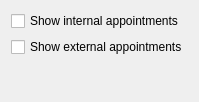
<ui version="4.0" >
 <class>KPlato::ResourceAppointmentsDisplayOptions</class>
 <widget class="QWidget" name="KPlato::ResourceAppointmentsDisplayOptions" >
  <property name="geometry" >
   <rect>
    <x>0</x>
    <y>0</y>
    <width>198</width>
    <height>102</height>
   </rect>
  </property>
  <layout class="QVBoxLayout" name="verticalLayout" >
   <item>
    <widget class="QCheckBox" name="ui_internalAppointments" >
     <property name="text" >
      <string>Show internal appointments</string>
     </property>
    </widget>
   </item>
   <item>
    <widget class="QCheckBox" name="ui_externalAppointments" >
     <property name="text" >
      <string>Show external appointments</string>
     </property>
    </widget>
   </item>
   <item>
    <spacer name="verticalSpacer" >
     <property name="orientation" >
      <enum>Qt::Vertical</enum>
     </property>
     <property name="sizeHint" stdset="0" >
      <size>
       <width>20</width>
       <height>40</height>
      </size>
     </property>
    </spacer>
   </item>
  </layout>
 </widget>
 <resources/>
 <connections/>
</ui>
